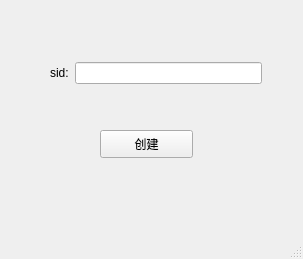
<?xml version="1.0" encoding="UTF-8"?>
<ui version="4.0">
 <class>MainWindow</class>
 <widget class="QMainWindow" name="MainWindow">
  <property name="geometry">
   <rect>
    <x>0</x>
    <y>0</y>
    <width>303</width>
    <height>259</height>
   </rect>
  </property>
  <property name="windowTitle">
   <string>MainWindow</string>
  </property>
  <widget class="QWidget" name="centralwidget">
   <widget class="QPushButton" name="pushButton">
    <property name="geometry">
     <rect>
      <x>100</x>
      <y>130</y>
      <width>93</width>
      <height>28</height>
     </rect>
    </property>
    <property name="text">
     <string>创建</string>
    </property>
   </widget>
   <widget class="QWidget" name="">
    <property name="geometry">
     <rect>
      <x>50</x>
      <y>60</y>
      <width>212</width>
      <height>26</height>
     </rect>
    </property>
    <layout class="QHBoxLayout" name="horizontalLayout">
     <item>
      <widget class="QLabel" name="label">
       <property name="text">
        <string>sid:</string>
       </property>
      </widget>
     </item>
     <item>
      <widget class="QLineEdit" name="lineEdit"/>
     </item>
    </layout>
   </widget>
  </widget>
  <widget class="QMenuBar" name="menubar">
   <property name="geometry">
    <rect>
     <x>0</x>
     <y>0</y>
     <width>303</width>
     <height>26</height>
    </rect>
   </property>
  </widget>
  <widget class="QStatusBar" name="statusbar"/>
 </widget>
 <resources/>
 <connections>
  <connection>
   <sender>pushButton</sender>
   <signal>clicked()</signal>
   <receiver>MainWindow</receiver>
   <slot>create()</slot>
   <hints>
    <hint type="sourcelabel">
     <x>155</x>
     <y>173</y>
    </hint>
    <hint type="destinationlabel">
     <x>240</x>
     <y>173</y>
    </hint>
   </hints>
  </connection>
 </connections>
 <slots>
  <slot>create()</slot>
 </slots>
</ui>
